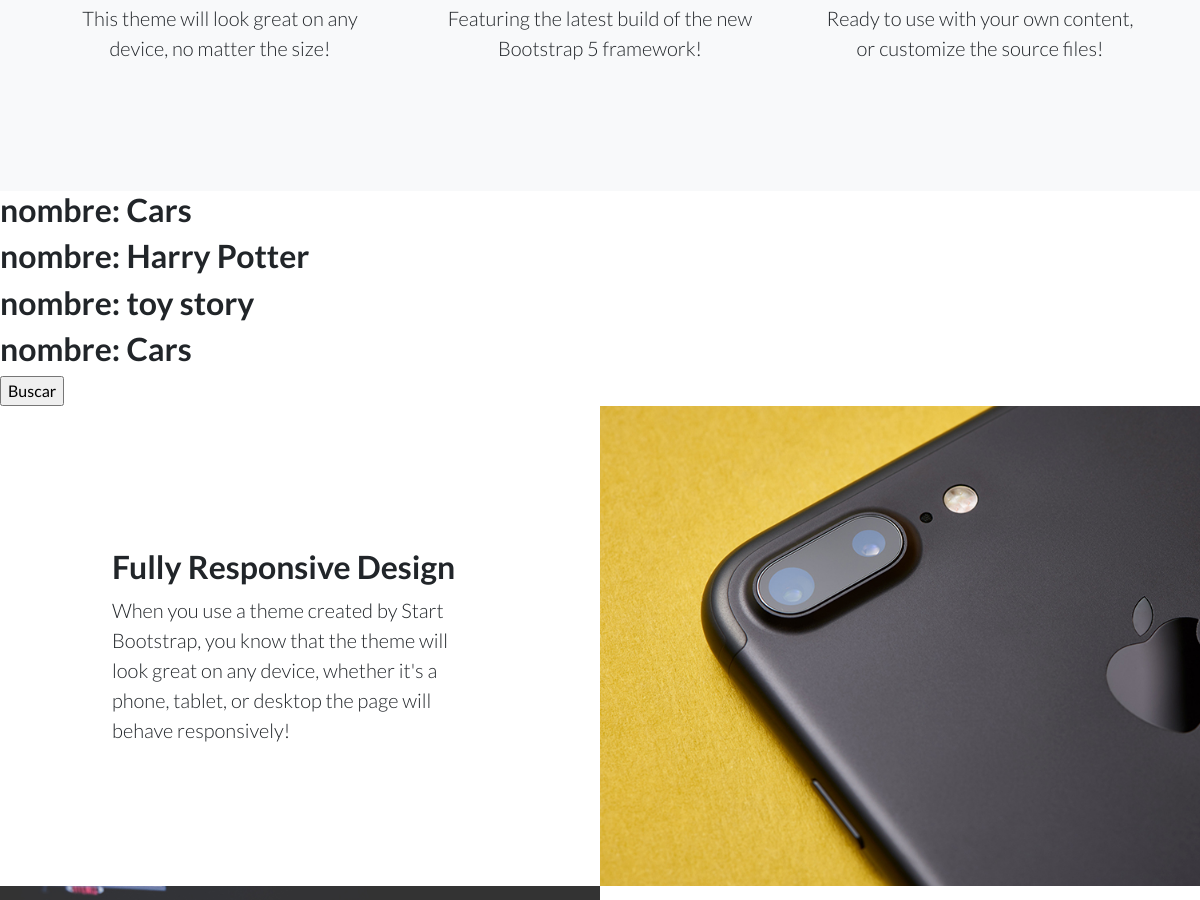
Page /AppProyecto/peliculas/ (middle part) on the earlier database version.
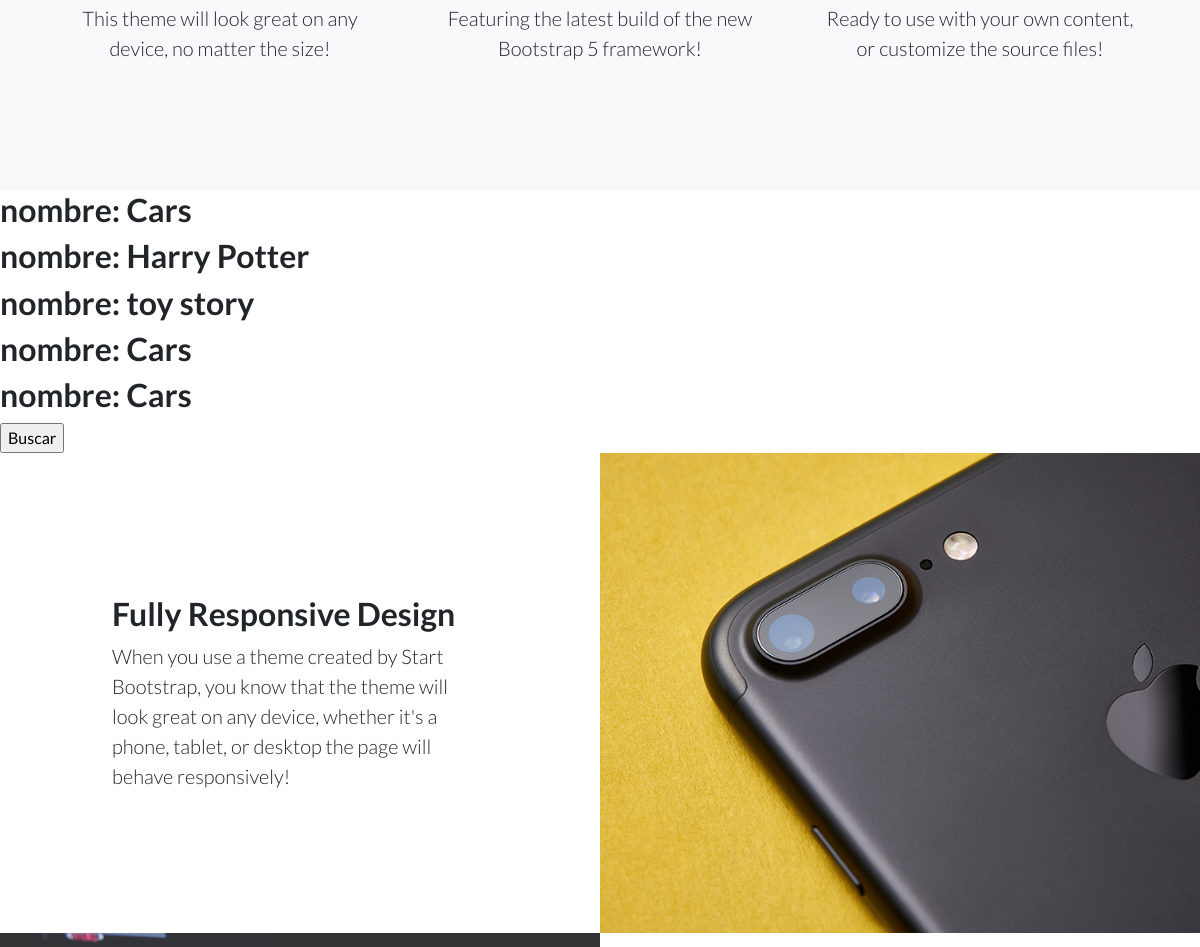
Same page on the later database version.
### AppProyecto/models.py (models this page shows, shortened)
class Pelicula(models.Model):
    nombre = models.CharField(max_length=40)
    director = models.CharField(max_length=30)
    genero = models.CharField(max_length=20)
    descripcion = models.CharField(max_length=140)

### AppProyecto/views.py (the view)
# urls.py: path('peliculas/', pelicula, name='AppProyectoPeliculas'),
def pelicula(request):
    peliculas = Pelicula.objects.all()
    contexto = {
        'peliculas': peliculas
    }
    return render(request, 'AppProyecto/pelicula_buscar.html', contexto)

### templates/AppProyecto/pelicula_buscar.html (shortened to what this page needs)
{% extends 'index.html' %}
{% block inicio %}
    {% for pelicula in peliculas %}
        <h2> nombre: {{ pelicula.nombre }} </h2>
    {% endfor %}
    <form action="/AppProyecto/pelicula_buscar_post" method="GET">
        <input type="submit" value="Buscar">
    </form>
{% endblock %}

Differences in the rows shown:
added Pelicula: nombre "Cars"
